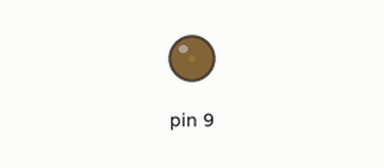
A sketch run on a simulated Arduino Uno, built with avr-gcc and run on an emulated ATmega328P. Parts: output pins drawn as LEDs (lit = HIGH).

Above: at 0.05 s.
At 0.95 s:
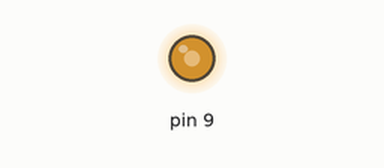
At 1.4 s:
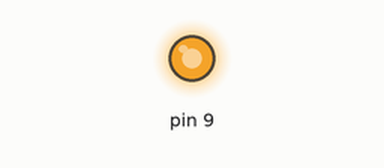
At 2.75 s:
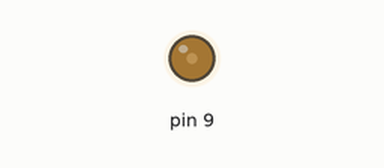
Timing chart, 0 to 7.2 s (numbered marks = the images above):
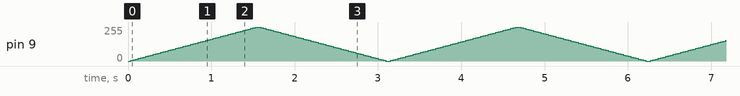

The sketch:

task-3-fading.ino
```cpp
/*

*/

void setup() {

}

void loop() {
  for (int ourFadeParamter = 0; ourFadeParamter <= 255; ourFadeParamter = ourFadeParamter + 5)
  {analogWrite(9, ourFadeParamter);
  delay(30);
  }

  for (int ourFadeParamter = 255; ourFadeParamter >=0 ; ourFadeParamter = ourFadeParamter - 5)
  {analogWrite(9, ourFadeParamter);
  delay(30);
  }
}
```
